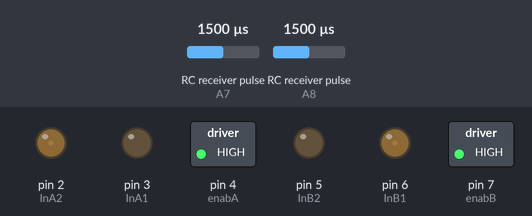
Bench run of a sketch on a simulated Teensy 4. Parts: switched loads named in the sketch (green lamp = pin HIGH), output pins drawn as LEDs (lit = HIGH). Wiring (inferred from the names in the program): 2 × RC receiver channel: data A7 / data A8. The inputs (shaded band) are chosen by the test bench; at power-on: RC receiver pulse (sensors on A7, A8) 1500 µs. What the sketch prints to the serial monitor is not drawn.

Above: at 1.2 s.
1.3 s: RC receiver pulse (sensor on A7) set to 1250 µs
At 2.1 s:
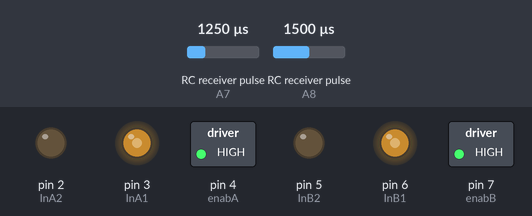
2.8 s: RC receiver pulse (sensor on A8) set to 1250 µs
At 3.3 s:
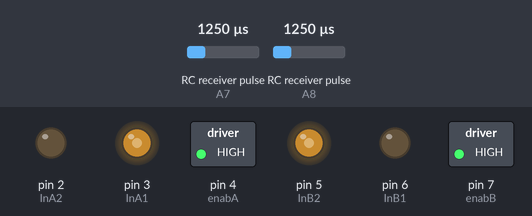
4.3 s: RC receiver pulse (sensor on A7) set to 1750 µs
At 5.5 s:
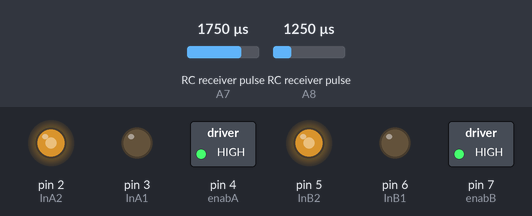
5.8 s: RC receiver pulse (sensor on A8) set to 1750 µs
At 6.8 s:
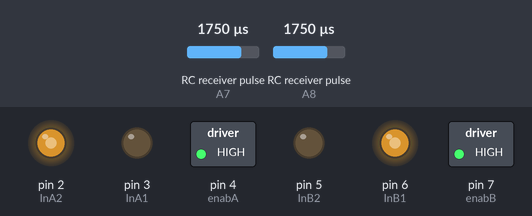
7.3 s: RC receiver pulse (sensor on A7) set to 1459 µs
At 7.9 s:
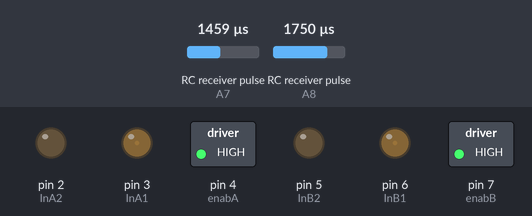
8.8 s: RC receiver pulse (sensor on A8) set to 1459 µs
At 9.1 s:
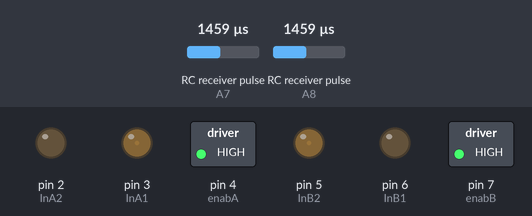
Timing chart, 0 to 11.3 s (numbered marks = the images above; inputs shaded):
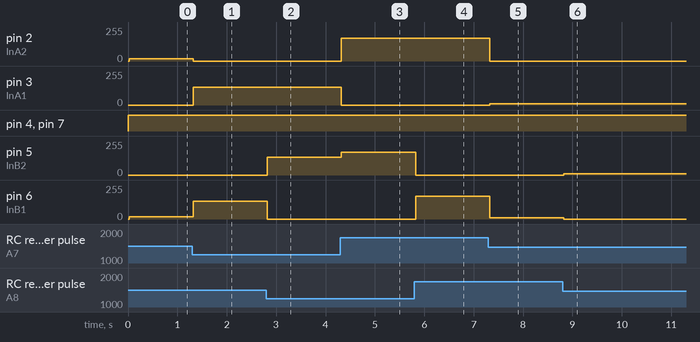

The sketch:

code.ino
```cpp
#define SERIAL_PORT_SPEED 9600
#define RC_NUM_CHANNELS  8

#define RC_CH1  0
#define RC_CH3  1

#define RC_CH1_INPUT  A7 // A7 is connected to pin 1 of Pixhawk
#define RC_CH3_INPUT  A8 // A8 is connected to pin 3 of Pixhawk
#define sonar A6
// Initial PWM
int pwm_cmdl = 0;
int pwm_cmdr = 0;

// pin connections from teensy to H-Bridge
int InA1 = 3; // IN1 on track A of H-Bridge
int InA2 = 2; // IN2 on track A of H-Bridge
int enabA = 4; // Enable pin on track B


int InB1 = 6; // IN1 on track B of H-Bridge
int InB2 = 5; // IN2 on track B of H-Bridge
int enabB = 7; // Enable pin on track B


// To store the PPM values coming out of the Pixhawk pins
uint16_t rc_values[RC_NUM_CHANNELS];
uint32_t rc_start[RC_NUM_CHANNELS];
volatile uint16_t rc_shared[RC_NUM_CHANNELS];

// Function to store the PPM values
void rc_read_values() {
  noInterrupts();
  memcpy(rc_values, (const void *)rc_shared, sizeof(rc_shared));
  interrupts();
}

// This function is called when the Interrupt condition is triggered
void calc_input(uint8_t channel, uint8_t input_pin) {
  if (digitalRead(input_pin) == HIGH) {
    rc_start[channel] = micros();
  } else {
    uint16_t rc_compare = (uint16_t)(micros() - rc_start[channel]);
    rc_shared[channel] = rc_compare;
  }
}

void calc_ch1() { calc_input(RC_CH1, RC_CH1_INPUT); }
void calc_ch3() { calc_input(RC_CH3, RC_CH3_INPUT); }


void setup() {
  Serial.begin(SERIAL_PORT_SPEED);

  pinMode(RC_CH1_INPUT, INPUT);
  pinMode(RC_CH3_INPUT, INPUT);

  attachInterrupt(RC_CH1_INPUT, calc_ch1, CHANGE);
  attachInterrupt(RC_CH3_INPUT, calc_ch3, CHANGE);

  // set motor initial conditions pwm is zero for both the motors
  pinMode(enabA,OUTPUT);
  digitalWrite(enabA,LOW);
  pinMode(InA1,OUTPUT);
  analogWrite(InA1,0);
  pinMode(InA2,OUTPUT);
  analogWrite(InA2,0);

  pinMode(enabB,OUTPUT);
  digitalWrite(enabB,LOW);
  pinMode(InB1,OUTPUT);
  analogWrite(InB1,0);
  pinMode(InB2,OUTPUT);
  analogWrite(InB2,0);

  analogWriteFrequency(InA1,20000);
  analogWriteFrequency(InA2,20000);
  analogWriteFrequency(InB1,20000);
  analogWriteFrequency(InB2,20000);
}

void loop() {
  rc_read_values();
//pwm_cmdl > 0 && pwm_cmdr > 0){


  if (rc_values[RC_CH1]>=1050 && rc_values[RC_CH1]<=1469)
  {
  pwm_cmdl = int(map(rc_values[RC_CH1], 1050, 1469, -255, -1)); // left wheel speed
  }
  else if (rc_values[RC_CH1]>=1471 && rc_values[RC_CH1]<=1890)
  {
  pwm_cmdl = int(map(rc_values[RC_CH1], 1471, 1890, 1, 255)); // left wheel speed
  }
  else
  {
   pwm_cmdl = int(0);
  }

  if (rc_values[RC_CH3]>=1050 && rc_values[RC_CH3]<=1469)
  {
  pwm_cmdr = int(map(rc_values[RC_CH3], 1050, 1469, -255, -1)); // right wheel speed
  }
  else if (rc_values[RC_CH3]>=1471 && rc_values[RC_CH3]<=1890)
  {
  pwm_cmdr = int(map(rc_values[RC_CH3], 1471, 1890, 1, 255)); // right wheel speed
  }
  else
  {
   pwm_cmdr = int(0);
  }

  // for LEFT side wheels,
  if (pwm_cmdl > 0)
  {
    analogWrite(InA1,0);
    analogWrite(InA2,abs(pwm_cmdl));
    digitalWrite(enabA,HIGH);
  }
  else if (pwm_cmdl < 0)
  {
    analogWrite(InA2,0);
    analogWrite(InA1,abs(pwm_cmdl));
    digitalWrite(enabA,HIGH);
  }
  else
  {
    analogWrite(InA1,0);
    analogWrite(InA2,0);
    digitalWrite(enabA,HIGH);
  }

  // for RIGHT side wheels,
  if (pwm_cmdr < 0)
  {
    analogWrite(InB1,0);
    analogWrite(InB2,abs(pwm_cmdl));
    digitalWrite(enabB,HIGH);
  }
  else if (pwm_cmdr > 0)
  {
    analogWrite(InB2,0);
    analogWrite(InB1,abs(pwm_cmdl));
    digitalWrite(enabB,HIGH); //writing pwm to motor
  }
  else
  {
    analogWrite(InB1,0);
    analogWrite(InB2,0);
    digitalWrite(enabB,HIGH);
  }
Serial.print("CH1:"); Serial.print(pwm_cmdl); Serial.println("\t");
  Serial.print("CH3:"); Serial.print(pwm_cmdr); Serial.println("\t");
  //int a = analogRead(sonar);
 // Serial.println(a);
  //delay(10);
}
```

Measured:
- after the input at 1.3 s, pin 2 (InA2): 18/255 → 0/255 at once; pin 3 (InA1): 0/255 → 134/255 at once; pin 6 (InB1): 18/255 → 134/255 at once
- after the input at 2.8 s, pin 5 (InB2): 0/255 → 134/255 at once; pin 6 (InB1): 134/255 → 0/255 at once
- after the input at 4.3 s, pin 2 (InA2): 0/255 → 170/255 at once; pin 3 (InA1): 134/255 → 0/255 at once; pin 5 (InB2): 134/255 → 170/255 at once
- after the input at 5.8 s, pin 5 (InB2): 170/255 → 0/255 at once; pin 6 (InB1): 0/255 → 170/255 at once
- after the input at 7.3 s, pin 2 (InA2): 170/255 → 0/255 at once; pin 3 (InA1): 0/255 → 8/255 at once; pin 6 (InB1): 170/255 → 8/255 at once
- after the input at 8.8 s, pin 5 (InB2): 0/255 → 8/255 at once; pin 6 (InB1): 8/255 → 0/255 at once
